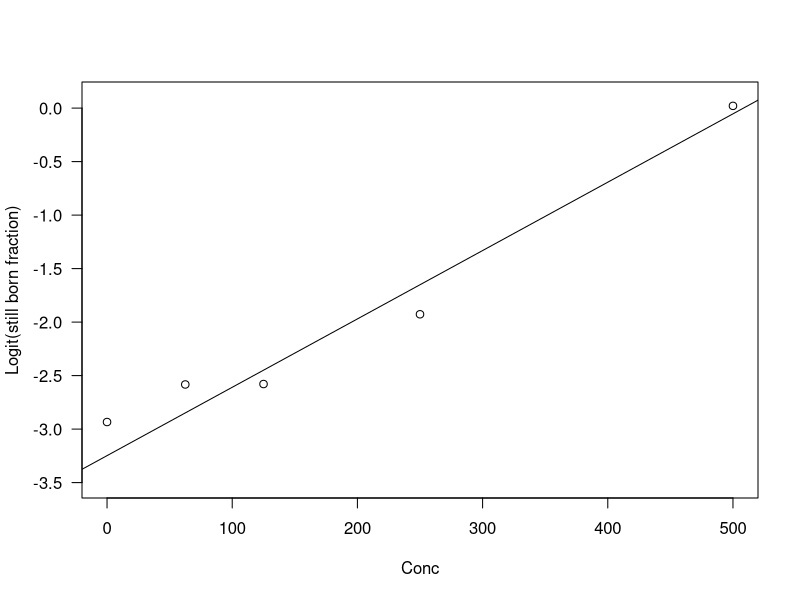
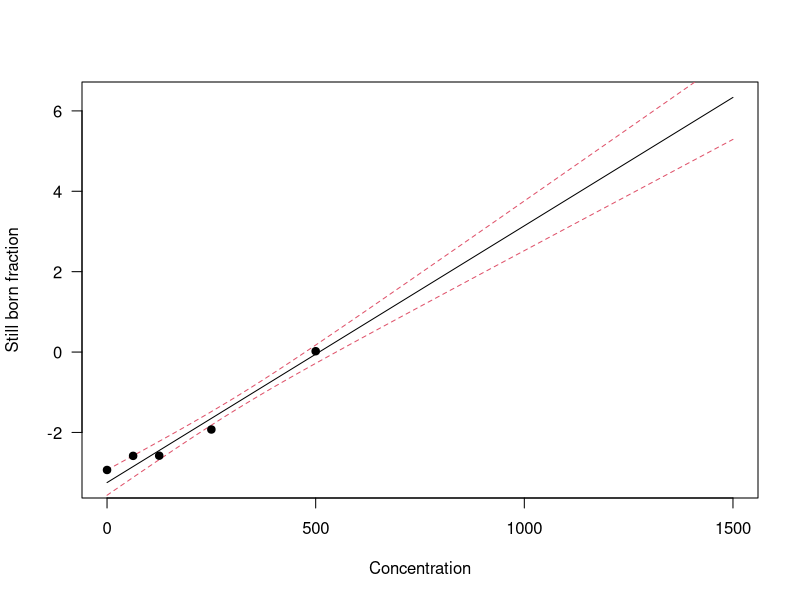
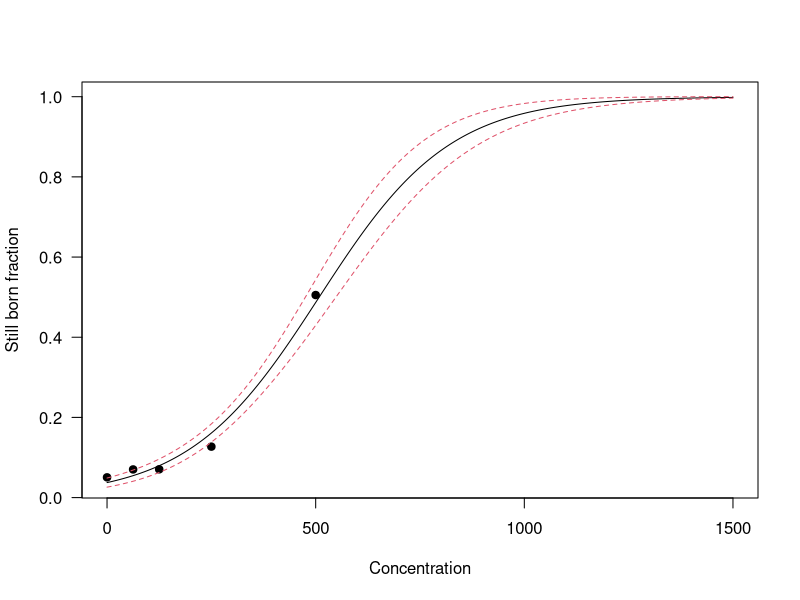

These charts were generated, in order, by the following R code:
# Code used in Lecture No. 6 - Motivating example with mice.
# (Note that the R code on the slides are code for direct input..)
#

mice <- data.frame(
 stillb=c(15, 17, 22, 38, 144),
 total=c(297, 242, 312, 299, 285),
 conc=c(0, 62.5, 125, 250, 500)
)

mice

mice$resp <- cbind(mice$stillb, mice$total-mice$stillb)

mice.glm <- glm(formula=resp ~ conc,
                family=binomial(link=logit),data=mice)

## Deviance table
anova(mice.glm,test="Chisq")
pchisq(253.33,df=1,lower.tail=FALSE)

## Marginal test and coefficients
summary(mice.glm)

# Plot in the linear domain. Logit transformed observatoins and corresponding
# linear dose response assay

## Plot from slides
p <- mice$stillb/mice$total
logit <- log(p/(1-p))
plot(mice$conc, logit, las=1, ylim=c(-3.5,0.1),
     xlab='Conc', ylab="Logit(still born fraction)")
abline(coef(mice.glm))

# Plot in the original scale - Observed fraction stillborn and
# corresponding fitted values under logistic regression for
# dose response assay

## Extrapolate results (for illustration)
xx<-seq(0,1500)
yy<-coef(mice.glm)[1]+coef(mice.glm)[2]*xx
yy2<- exp(yy)/(1+exp(yy))
mice.pred <- predict(mice.glm, newdata=data.frame(conc=xx),
                     type='link', se.fit=TRUE)

## Link pred
plot(xx,yy, las=1, ylim=range(yy), xlab='Concentration',
     ylab="Still born fraction",xlim=range(xx),type="l")
matlines(xx,cbind(mice.pred$fit+2*mice.pred$se.fit,
                  mice.pred$fit-2*mice.pred$se.fit),lty=2,col=2)
points(mice$conc,logit,pch=19)

## Response pred
plot(mice$conc,p, las=1, ylim=range(yy2), xlab='Concentration',
     ylab="Still born fraction",xlim=range(xx),pch=19)
lines(xx,exp(yy)/(1+exp(yy)))


# The fittet values plus standard error
mice.fit <- predict(mice.glm, type='response',
                    se.fit=TRUE, interval="conficence")
mice.fit$fit
mice.fit$se.fit
mice.fit$residual.scale

## Confidence limits 
conc <- seq(0,1500)
mice.fit <- predict(mice.glm, type='response',
                    newdata = data.frame(conc=conc),
                    se.fit=TRUE, interval="conficence")
matlines(conc, cbind(mice.fit$fit + 2 * mice.fit$se.fit,
                     mice.fit$fit - 2 * mice.fit$se.fit),
         col=2,lty=2)
##################################################


# The response residuals
residuals(mice.glm, type='response')

# The deviance residuals
residuals(mice.glm, type='deviance')

# The Pearson residuals
residuals(mice.glm, type='pearson')
########################################################
## End
########################################################n
